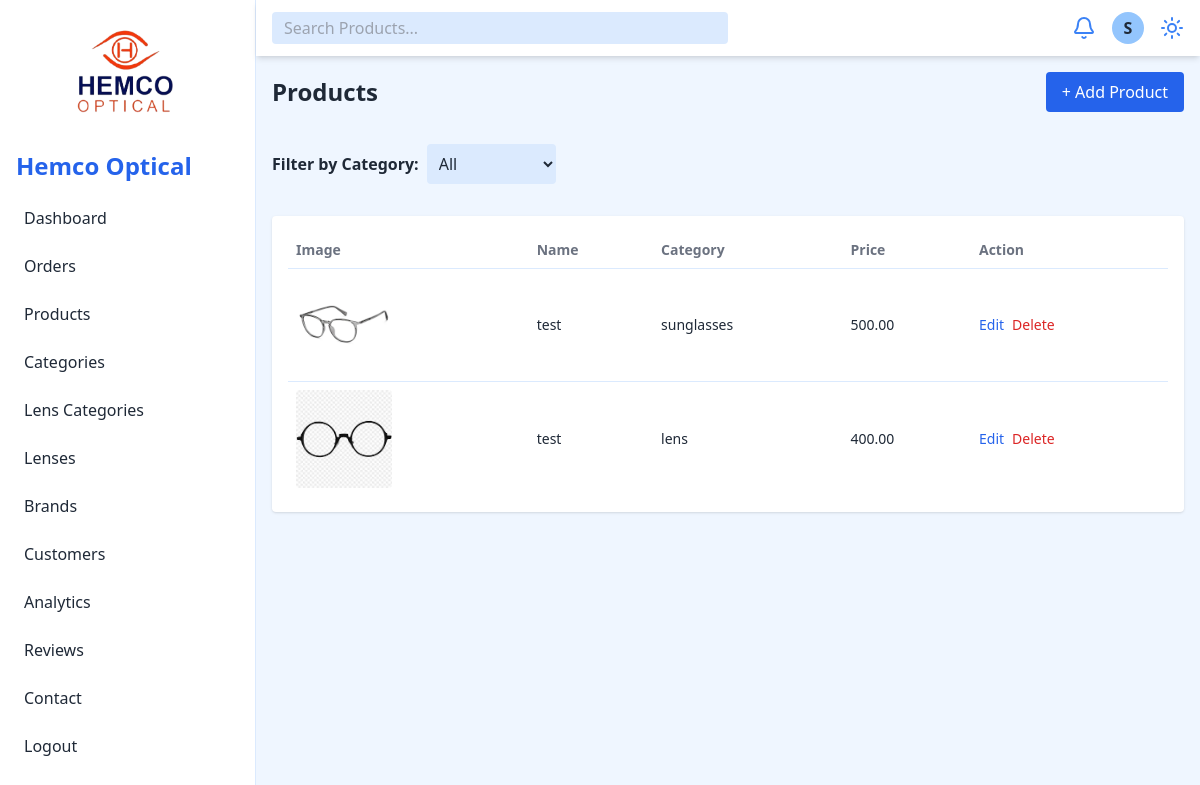
Page /admin/product.php (signed in) on the committed database.
### tables this page shows
CREATE TABLE `frames` (
  `frame_id` int(11) NOT NULL,
  `brand_id` int(11) DEFAULT NULL,
  `gender` enum('men','women','child') NOT NULL,
  `description` text DEFAULT NULL,
  `name` varchar(255) NOT NULL,
  `material` varchar(255) NOT NULL,
  `shape` varchar(100) NOT NULL,
  `price` decimal(10,2) NOT NULL,
  `tag` varchar(100) DEFAULT NULL
);

### admin/product.php (the view, shortened to what this page needs)
<!DOCTYPE html>
<html lang="en">
<head>
  <?php include 'include/header.php'; ?>
</head>
<body class="bg-blue-50 text-gray-800 dark:bg-gray-900 dark:text-gray-100">
  <div class="flex h-screen overflow-hidden">
    <?php include 'include/navbar.php'; ?>
    <div class="flex-1 flex flex-col">
      <header class="flex justify-between items-center bg-white dark:bg-gray-800 px-4 py-3 shadow-md">
        <input type="text" id="searchInput" placeholder="Search Products..." class="px-3 py-1 rounded bg-blue-100 dark:bg-gray-700 w-1/2">
        <div class="flex items-center space-x-4">
          <button class="text-blue-500 dark:text-blue-300"><i data-lucide="bell"></i></button>
          <div class="w-8 h-8 bg-blue-300 dark:bg-gray-600 rounded-full flex items-center justify-center font-bold">S</div>
          <button id="theme-toggle" class="text-blue-500 dark:text-blue-300" title="Toggle Theme">
            <i data-lucide="sun"></i>
          </button>
        </div>
      </header>
      <main class="p-4 overflow-auto grid grid-cols-1 gap-4">
        <div class="flex justify-between items-center mb-4 ">
          <h2 class="text-2xl font-semibold">Products</h2>
          <button id="addProductBtn" class="bg-blue-600 text-white px-4 py-2 rounded hover:bg-blue-700">+ Add Product</button>
        </div>
        <div class="mb-4 flex items-center gap-2">
          <label for="filterCategory" class="font-semibold">Filter by Category:</label>
          <select id="filterCategory" class="p-2 rounded bg-blue-100 dark:bg-gray-700">
            <option value="">All</option>
          </select>
        </div>
        <div id="productTable" class="bg-white dark:bg-gray-800 p-4 rounded shadow overflow-x-auto">
          <div class="overflow-x-auto">
            <table class="w-full text-left text-sm">
              <thead>
                <tr class="text-gray-500 dark:text-gray-300">
                  <th class="p-2">Image</th>
                  <th class="p-2">Name</th>
                  <th class="p-2">Category</th>
                  <th class="p-2">Price</th>
                  <th class="p-2">Action</th>
                </tr>
              </thead>
              <tbody>
                <?php
                $sql = "SELECT f.frame_id, f.name, f.description, f.price, f.material, f.shape, f.gender, f.tag, f.brand_id, GROUP_CONCAT(fc.name SEPARATOR ', ') AS category, fi.image_url
                        FROM frames f
                        LEFT JOIN frame_category_map fcm ON f.frame_id = fcm.frame_id
                        LEFT JOIN frame_category fc ON fcm.category_id = fc.category_id
                        LEFT JOIN frame_images fi ON f.frame_id = fi.frame_id
                        GROUP BY f.frame_id";
                $result = $conn->query($sql);
                while ($product = $result->fetch_assoc()) {
                  echo '<tr class="border-t border-blue-100 dark:border-gray-700 product-row" data-id="' . $product['frame_id'] . '">';
                  echo '<td class="p-2"><img src="' . ($product['image_url'] ? $product['image_url'] : '../img/sample-snack.jpg') . '" class="w-24 h-auto rounded" alt="Product"></td>';
                  echo '<td class="p-2 product-name">' . htmlspecialchars($product['name']) . '</td>';
                  echo '<td class="p-2 product-category">' . htmlspecialchars($product['category']) . '</td>';
                  echo '<td class="p-2 product-price">' . $product['price'] . '</td>';
                  echo '<td class="p-2 space-x-2">';
                  echo '<button class="text-blue-600 hover:underline">Edit</button>';
                  echo '<button class="text-red-600 hover:underline">Delete</button>';
                  echo '</td>';
                  echo '</tr>';
                }
                ?>
              </tbody>
            </table>
          </div>
        </div>
      </main>
    </div>
  </div>
</body>
</html>

### rows in the picture
frames: shows a picture, name "test", category "sunglasses", price "500.00"
frames: shows a picture, name "test", category "lens", price "400.00"
